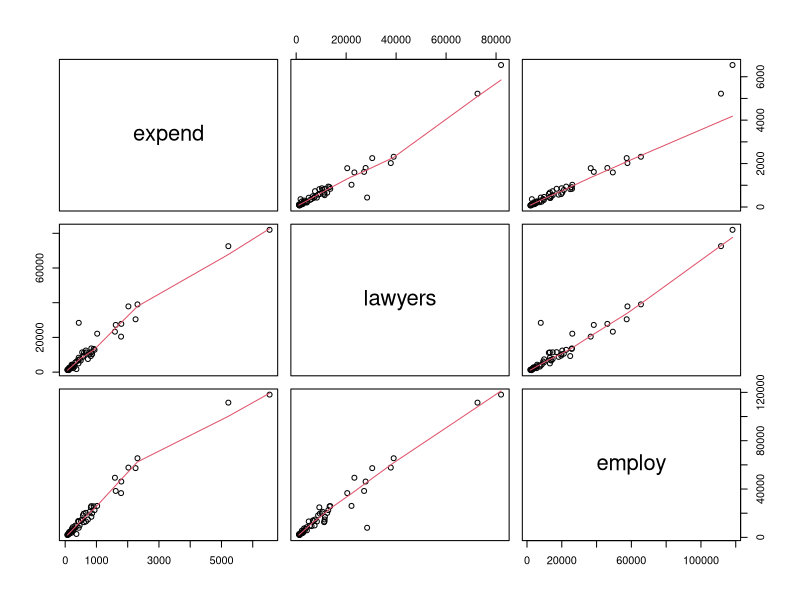
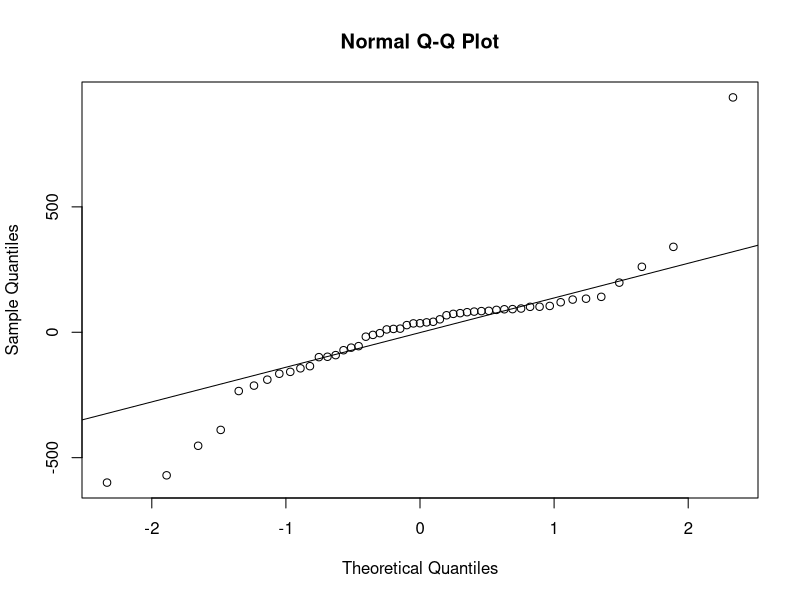

Recreate these plots in R, in order.
library(multcomp)
library(lme4)

expensescrime = read.csv(file = "expensescrime.txt", header = TRUE, sep = " ")
attach(expensescrime)

# this whole thing is a multiple linear regression (lecture 8 and lacture 9)
pairs(expensescrime[,c(2, 5, 6)], panel=panel.smooth)

# step up method
summary(lm(expend ~ bad, data = expensescrime))
# R-squared 0.6964

summary(lm(expend ~ crime, data = expensescrime))
# R-squared 0.1119

summary(lm(expend ~ lawyers, data = expensescrime))
# R-squared 0.9373

summary(lm(expend ~ employ, data = expensescrime))
# R-squared 0.954

summary(lm(expend ~ pop, data = expensescrime))
# R-squared 0.9073

# employ has the highest value

summary(lm(expend ~ employ + bad, data = expensescrime))
# R-squared 0.9551

summary(lm(expend ~ employ + crime, data = expensescrime))
# R-squared 0.9551

summary(lm(expend ~ employ + lawyers, data = expensescrime))
# R-squared 0.9632

summary(lm(expend ~ employ + pop, data = expensescrime))
# R-squared 0.9543

# lawyers has the highest value and still yields significant explanatory variables

summary(lm(expend ~ employ + lawyers + bad, data = expensescrime))
# R-squared 0.9639

summary(lm(expend ~ employ + lawyers + crime, data = expensescrime))
# R-squared 0.9632

summary(lm(expend ~ employ + lawyers + pop, data = expensescrime))
# R-squared 0.9637

# all of these yield insignificant explanatory variables

summary(lm(expend ~ employ + lawyers, data = expensescrime))
# expend = -1.107e+02 + 2.686e-02 * lawyers + 2.971e-02 * employ + error

# step down

summary(lm(expend ~ employ + lawyers + bad + crime + pop, data = expensescrime))
# remove crime with p-value 0.25534

summary(lm(expend ~ employ + lawyers + bad + pop, data = expensescrime))
# remove pop with p-value 0.06012

summary(lm(expend ~ employ + lawyers + bad, data = expensescrime))
# remove bad with p-value 0.34496

summary(lm(expend ~ employ + lawyers, data = expensescrime))
# same model as step up


expendlm = lm(expend ~ employ + lawyers, data = expensescrime)

# influence point 
round(cooks.distance(expendlm), 2)
# there is no influence point, none of the values are above 1

# collinearity
# on the scattor plots employ and lawyers look very collinear
round(cor(expensescrime[,2:7]), 2)
# this also shows a very high collinearity between the two (0.97)
# having emply only makes more sense I guess?


# Residuals
qqnorm(residuals(expendlm))
qqline(residuals(expendlm))
# doesn't look normal, uuuuh what else?

detach(expensescrime)
